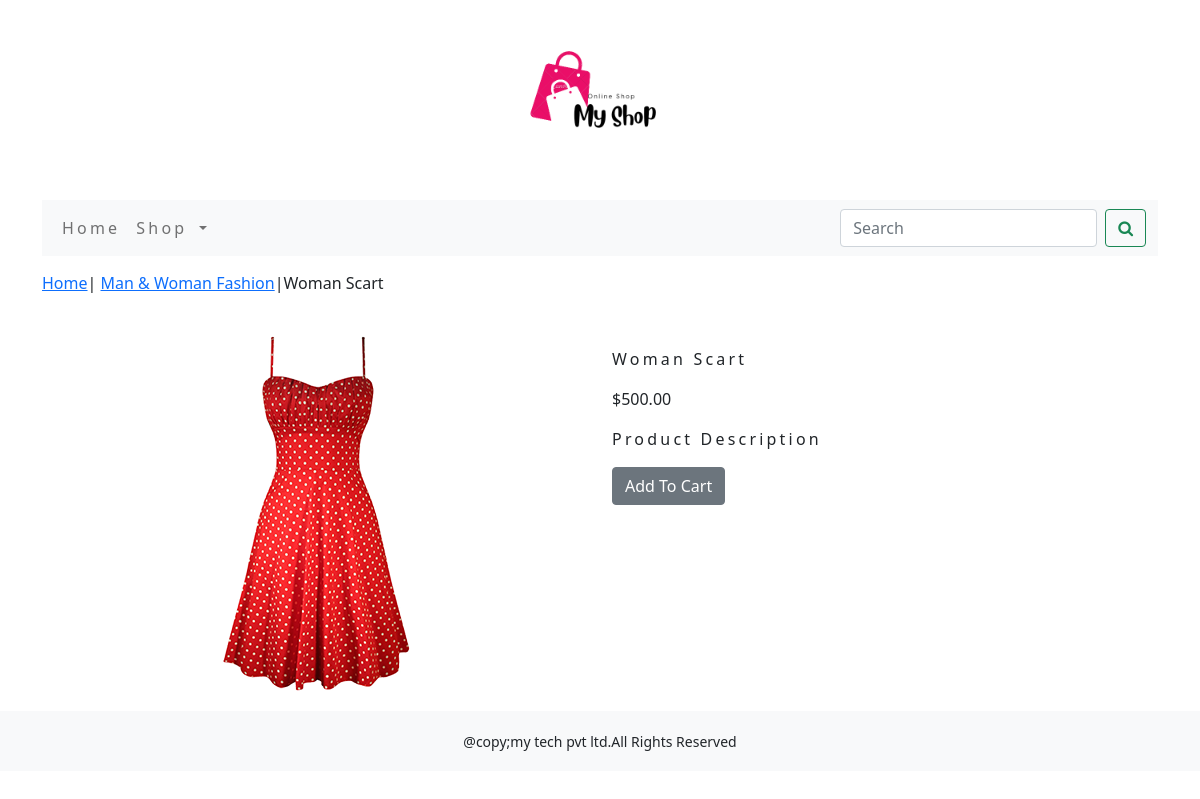
Page /shop/man-woman-fashion/woman-scart/ on the committed database.
### shop/models.py (models this page shows, shortened)
class Product(models.Model):
    name = models.CharField(max_length=250, unique=True)
    des = models.TextField(blank=True)
    image = models.ImageField(upload_to='product')
    slug = models.SlugField(max_length=250, unique=True)
    price=models.DecimalField(max_digits=10,decimal_places=2)
    category=models.ForeignKey('Category',on_delete=models.CASCADE)
    available=models.BooleanField(default=True)
    stock=models.IntegerField()
    created=models.DateTimeField(auto_now_add=True)
    updated=models.DateTimeField(auto_now=True)
    class Meta():
        ordering = ('name',)
        verbose_name = 'product'
        verbose_name_plural = 'products'

class Category(models.Model):
    name=models.CharField(max_length=250,unique=True)
    des=models.TextField(blank=True)
    image=models.ImageField(upload_to='category')
    slug=models.SlugField(max_length=250,unique=True)
    class Meta():
        ordering=('name',)
        verbose_name='category'
        verbose_name_plural='categories'
    def get_url(self):
        return reverse('shop:product_by_category',args=[self.slug])
    def __str__(self):
        return '{}'.format(self.name)

### shop/views.py (the view)
# urls.py: path('<slug:c_slug>/<slug:product_slug>/',views.proDetail,name='prodCatDetail')
def proDetail(request,c_slug,product_slug):
    try:
        product=Product.objects.get(category__slug=c_slug,slug=product_slug)
    except Exception as e:
        raise e
    return render(request,'product.html',{'product':product})

### cart/context_processors.py (called while the page is built)
def counter(request):
    item_count=0
    if 'admin' in request.path:
        return {}
    else:
        try:
            cart=Cart.objects.filter(cart_id=_cart_id(request))
            cart_items=CartItem.objects.all().filter(cart=cart[:1])
            for cart_item in cart_items:
                item_count += cart_item.quantity
        except Cart.DoesNotExist:
            item_count =0
    return dict(item_count=item_count)

### cart/views.py (called while the page is built)
def _cart_id(request):
    cart=request.session.session_key
    if not cart:
        cart=request.session.create()
    return cart

### shop/context_processors.py (called while the page is built)
def menu_links(request):
    links=Category.objects.all()
    return dict(links=links)

### templates/product.html (shortened to what this page needs)
{% extends 'base.html' %}
{% load static %}
{% block content %}
<div class="row my_prod_row_class">
    <div class="mx_auto">
        <p><a href="{% url 'shop:allProdCat' %}">Home</a>| <a href="{{product.category.get_url}}">{{product.category}}</a>|{{product.name}}</p>
    </div>
<div class="container">
<div class="row">
    <div class="col-12 col-sm-12 col-md-12 col-lg-6 text-center">
        <div style="min-width:18rem">
            <img src="{{product.image.url}}" alt={{product.name}}>
        </div>
    </div>
        <div class="col-12 col-sm-12 col-md-12  col-lg-6">
            <div>
            <h1 class="my_prod_title">{{product.name}}</h1>
            <p>${{product.price}}</p>
            <p class="my_title">Product Description</p>
            {% if product.stock <= 0 %}
            <p class="text-justify my_prods_text"><b> Out Of Stock</b></p>
            {% else %}
            <a class="btn btn-secondary" href="{% url 'cart:add_cart' product.id %}">Add To Cart</a>
            {% endif %}
        </div>
    </div>
    </div>
</div>
</div>
{% endblock %}

### static/css/custom.css (style rules this page uses)
body { font-family: 'Roboto Slab', serif; }
.my_title { font-size:16px; text_transform:uppercase; letter-spacing:.2em; }
.my_prod_row_class { padding-top:15px; padding-bottom:20px; }
.my_prod_title { font-size:16px; text_transform:uppercase; letter-spacing:.2em; padding-top:15px; padding-bottom:10px; }

### rows in the picture
Product: category "Man & Woman Fashion", name "Woman Scart", image (picture), price "500.00"
